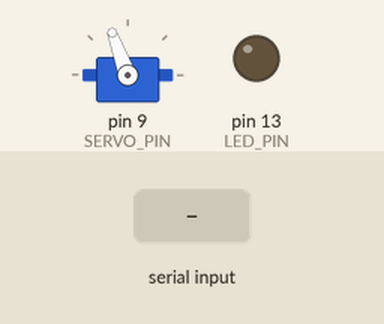
The sketch below on a simulated Arduino Uno, built with avr-gcc and run on an emulated ATmega328P. On the bench: servo, output pins drawn as LEDs (lit = HIGH). The inputs (shaded band) are chosen by the test bench. What the sketch prints to the serial monitor is not drawn.

Above: at 1.2 s.
1.3 s: "s" received over Serial
Timing chart, 0 to 4.3 s (numbered marks = the images above; inputs shaded):
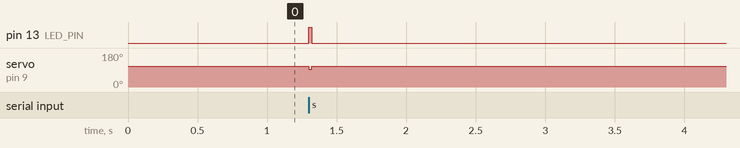

The sketch:

strikerServo.ino
```cpp
#include <Servo.h>

Servo strikerServo;

const int SERVO_PIN = 9;
const int LED_PIN   = 13;

const int REST_ANGLE   = 110;
const int STRIKE_ANGLE = 95;     // tune for your strike delay
const int STRIKE_HOLD_MS = 20;
const int RETURN_MS    = 120;

void setup() {
  Serial.begin(115200);
  strikerServo.attach(SERVO_PIN);
  strikerServo.write(REST_ANGLE);
  pinMode(LED_PIN, OUTPUT);
  digitalWrite(LED_PIN, LOW);
  Serial.println("ready");
}

void strike() {
  digitalWrite(LED_PIN, HIGH);
  strikerServo.write(STRIKE_ANGLE);
  delay(STRIKE_HOLD_MS);
  digitalWrite(LED_PIN, LOW);
  strikerServo.write(REST_ANGLE);
  delay(RETURN_MS);
}

void loop() {
  if (Serial.available()) {
    char c = Serial.read();
    if (c == 's') strike();
  }
}
```

Measured:
- after the input at 1.3 s, pin 13 (LED_PIN): LOW → HIGH at once, → LOW 0.02 s later; servo on pin 9 (SERVO_PIN): 110° → 95° at once, → 110° 0.02 s later
